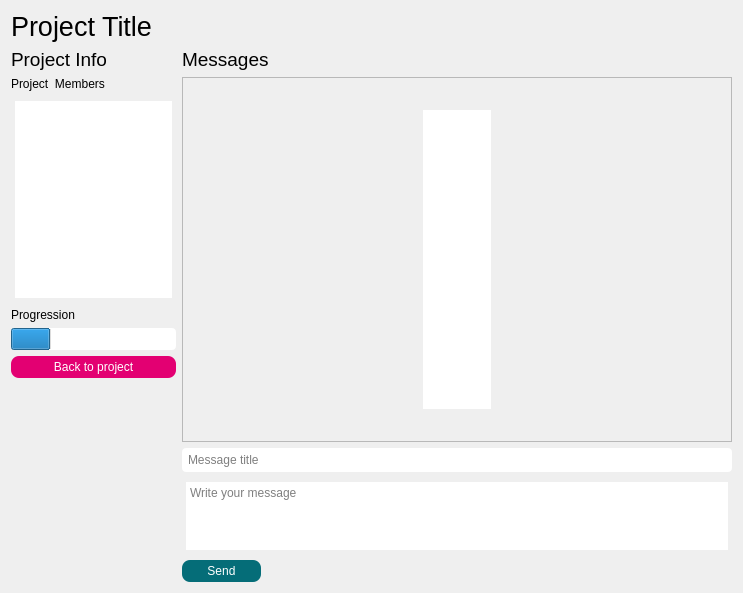
<?xml version="1.0" encoding="UTF-8"?>
<ui version="4.0">
 <class>ProjectChat</class>
 <widget class="QWidget" name="ProjectChat">
  <property name="geometry">
   <rect>
    <x>0</x>
    <y>0</y>
    <width>743</width>
    <height>593</height>
   </rect>
  </property>
  <property name="windowTitle">
   <string>Form</string>
  </property>
  <layout class="QVBoxLayout" name="verticalLayout_3">
   <item>
    <widget class="QLabel" name="TitleLbl">
     <property name="font">
      <font>
       <pointsize>20</pointsize>
      </font>
     </property>
     <property name="text">
      <string>Project Title</string>
     </property>
    </widget>
   </item>
   <item>
    <layout class="QHBoxLayout" name="horizontalLayout">
     <item>
      <widget class="QWidget" name="widget" native="true">
       <property name="maximumSize">
        <size>
         <width>250</width>
         <height>16777215</height>
        </size>
       </property>
       <layout class="QVBoxLayout" name="verticalLayout_2">
        <property name="spacing">
         <number>6</number>
        </property>
        <property name="leftMargin">
         <number>0</number>
        </property>
        <property name="topMargin">
         <number>0</number>
        </property>
        <property name="rightMargin">
         <number>0</number>
        </property>
        <property name="bottomMargin">
         <number>0</number>
        </property>
        <item>
         <widget class="QLabel" name="projectInfoLbl">
          <property name="sizePolicy">
           <sizepolicy hsizetype="Preferred" vsizetype="Fixed">
            <horstretch>0</horstretch>
            <verstretch>0</verstretch>
           </sizepolicy>
          </property>
          <property name="maximumSize">
           <size>
            <width>16777215</width>
            <height>16777215</height>
           </size>
          </property>
          <property name="font">
           <font>
            <pointsize>14</pointsize>
           </font>
          </property>
          <property name="text">
           <string>Project Info</string>
          </property>
         </widget>
        </item>
        <item>
         <widget class="QLabel" name="projectMembersLbl">
          <property name="maximumSize">
           <size>
            <width>16777215</width>
            <height>16777215</height>
           </size>
          </property>
          <property name="text">
           <string>Project  Members</string>
          </property>
         </widget>
        </item>
        <item>
         <widget class="QListWidget" name="projectMembersList">
          <property name="maximumSize">
           <size>
            <width>16777215</width>
            <height>16777215</height>
           </size>
          </property>
          <property name="styleSheet">
           <string notr="true">border-radius:4px;
padding:4px;</string>
          </property>
         </widget>
        </item>
        <item>
         <widget class="QLabel" name="ProgressionLbl">
          <property name="maximumSize">
           <size>
            <width>16777215</width>
            <height>16777215</height>
           </size>
          </property>
          <property name="text">
           <string>Progression</string>
          </property>
         </widget>
        </item>
        <item>
         <widget class="QProgressBar" name="projectProgress">
          <property name="minimumSize">
           <size>
            <width>140</width>
            <height>0</height>
           </size>
          </property>
          <property name="maximumSize">
           <size>
            <width>16777215</width>
            <height>16777215</height>
           </size>
          </property>
          <property name="styleSheet">
           <string notr="true">border-radius:4px;</string>
          </property>
          <property name="value">
           <number>24</number>
          </property>
          <property name="textVisible">
           <bool>false</bool>
          </property>
          <property name="invertedAppearance">
           <bool>false</bool>
          </property>
         </widget>
        </item>
        <item>
         <widget class="QPushButton" name="BackToProjectBtn">
          <property name="maximumSize">
           <size>
            <width>16777215</width>
            <height>16777215</height>
           </size>
          </property>
          <property name="styleSheet">
           <string notr="true">background-color: rgb(227, 0, 114);
color: rgb(255, 255, 255);
border-radius:8px;
padding-top:4px;
padding-bottom:4px;
padding-left:25px;
padding-right:25px;</string>
          </property>
          <property name="text">
           <string>Back to project</string>
          </property>
         </widget>
        </item>
        <item>
         <spacer name="verticalSpacer">
          <property name="orientation">
           <enum>Qt::Vertical</enum>
          </property>
          <property name="sizeHint" stdset="0">
           <size>
            <width>20</width>
            <height>40</height>
           </size>
          </property>
         </spacer>
        </item>
       </layout>
      </widget>
     </item>
     <item>
      <layout class="QVBoxLayout" name="verticalLayout">
       <item>
        <widget class="QLabel" name="MessagesLbl">
         <property name="sizePolicy">
          <sizepolicy hsizetype="Expanding" vsizetype="Fixed">
           <horstretch>0</horstretch>
           <verstretch>0</verstretch>
          </sizepolicy>
         </property>
         <property name="font">
          <font>
           <pointsize>14</pointsize>
          </font>
         </property>
         <property name="text">
          <string>Messages</string>
         </property>
        </widget>
       </item>
       <item>
        <widget class="QListWidget" name="Messages">
         <property name="minimumSize">
          <size>
           <width>0</width>
           <height>350</height>
          </size>
         </property>
         <property name="styleSheet">
          <string notr="true">QListWidget{
padding-top:32px;
padding-bottom:32px;
padding-right:240px;
padding-left:240px;
}</string>
         </property>
        </widget>
       </item>
       <item>
        <widget class="QLineEdit" name="MessageTitle">
         <property name="styleSheet">
          <string notr="true">border-radius:4px;
padding:4px;</string>
         </property>
         <property name="maxLength">
          <number>90</number>
         </property>
         <property name="placeholderText">
          <string>Message title</string>
         </property>
        </widget>
       </item>
       <item>
        <widget class="QTextEdit" name="MessageBody">
         <property name="maximumSize">
          <size>
           <width>16777215</width>
           <height>100</height>
          </size>
         </property>
         <property name="styleSheet">
          <string notr="true">border-radius:4px;
padding:4px;</string>
         </property>
         <property name="placeholderText">
          <string>Write your message</string>
         </property>
        </widget>
       </item>
       <item>
        <layout class="QHBoxLayout" name="horizontalLayout_2">
         <item>
          <widget class="QPushButton" name="SendBtn">
           <property name="sizePolicy">
            <sizepolicy hsizetype="Fixed" vsizetype="Fixed">
             <horstretch>0</horstretch>
             <verstretch>0</verstretch>
            </sizepolicy>
           </property>
           <property name="styleSheet">
            <string notr="true">background-color: rgb(5, 109, 120);
color: rgb(255, 255, 255);
border-radius:8px;
padding-top:4px;
padding-bottom:4px;
padding-left:25px;
padding-right:25px;</string>
           </property>
           <property name="text">
            <string>Send</string>
           </property>
          </widget>
         </item>
         <item>
          <spacer name="horizontalSpacer">
           <property name="orientation">
            <enum>Qt::Horizontal</enum>
           </property>
           <property name="sizeHint" stdset="0">
            <size>
             <width>40</width>
             <height>20</height>
            </size>
           </property>
          </spacer>
         </item>
        </layout>
       </item>
      </layout>
     </item>
    </layout>
   </item>
  </layout>
 </widget>
 <resources/>
 <connections/>
</ui>
